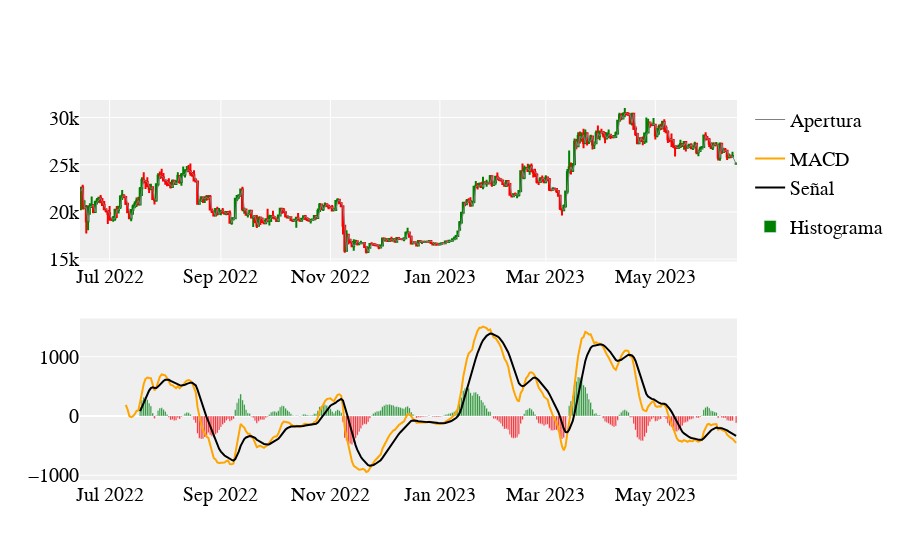

Notebook cell for this chart:
### Markdown cell above
Graficamos los datos obtenidos, en la primera se muestra el comportamiento del precio de la acción por día

En la segunda, se presenta el gráficao del MACD junto con la Señal, las cuales nos arrojan puntos de compra y de venta.

### Code cell
fig = make_subplots(rows=2, cols=1)

fig.append_trace(
    go.Scatter(
        x=df.index,
        y=df['open'],
        line=dict(color='gray', width=1),
        name='Apertura',
        legendgroup='1',
    ), row=1, col=1
)

fig.append_trace(
    go.Candlestick(
        x=df.index,
        open=df['open'],
        high=df['high'],
        low=df['low'],
        close=df['close'],
        increasing_line_color= 'green',
        decreasing_line_color='red',
        showlegend=False
    ), row=1, col=1
)

fig.append_trace(
    go.Scatter(
        x=df.index,
        y=df['macd_12_26_9'],
        line=dict(color='orange', width=2),
        name='MACD',
        legendgroup='2',
    ), row=2, col=1
)
fig.append_trace(
    go.Scatter(
        x=df.index,
        y=df['macds_12_26_9'],
        line=dict(color='#000000', width=2),
        legendgroup='2',
        name='Señal'
    ), row=2, col=1
)

colors = np.where(df['macdh_12_26_9'] < 0, 'red','green')

fig.append_trace(
    go.Bar(
        x=df.index,
        y=df['macdh_12_26_9'],
        name='Histograma',
        marker_color= colors,
    ), row=2, col=1
)

layout = go.Layout(
    plot_bgcolor='#efefef',
    font_family='Monospace',
    font_color='#000000',
    font_size=20,
    xaxis=dict(
        rangeslider=dict(
            visible=False
        )
    )
)

fig.update_layout(layout)
fig.show()

### Figure 1 — Plotly figure (JSON) as saved in the notebook; plotly's stock layout.template omitted (floating-point values rounded to 4 significant figures; data arrays with more than 128 entries replaced by an {"elided": "..."} marker saying what was removed)
{"data": [{"legendgroup": "1", "line": {"color": "gray", "width": 1}, "name": "Apertura", "type": "scatter", "x": {"elided": "365 str values"}, "xaxis": "x", "y": {"elided": "365 float values"}, "yaxis": "y"}, {"close": {"elided": "365 float values"}, "decreasing": {"line": {"color": "red"}}, "high": {"elided": "365 float values"}, "increasing": {"line": {"color": "green"}}, "low": {"elided": "365 float values"}, "open": {"elided": "365 float values"}, "showlegend": false, "type": "candlestick", "x": {"elided": "365 str values"}, "xaxis": "x", "yaxis": "y"}, {"legendgroup": "2", "line": {"color": "orange", "width": 2}, "name": "MACD", "type": "scatter", "x": {"elided": "365 str values"}, "xaxis": "x2", "y": {"elided": "365 float values"}, "yaxis": "y2"}, {"legendgroup": "2", "line": {"color": "#000000", "width": 2}, "name": "Señal", "type": "scatter", "x": {"elided": "365 str values"}, "xaxis": "x2", "y": {"elided": "365 float values"}, "yaxis": "y2"}, {"marker": {"color": {"elided": "365 str values"}}, "name": "Histograma", "type": "bar", "x": {"elided": "365 str values"}, "xaxis": "x2", "y": {"elided": "365 float values"}, "yaxis": "y2"}], "layout": {"font": {"color": "#000000", "family": "Monospace", "size": 20}, "plot_bgcolor": "#efefef", "xaxis": {"anchor": "y", "domain": [0, 1], "rangeslider": {"visible": false}}, "xaxis2": {"anchor": "y2", "domain": [0, 1]}, "yaxis": {"anchor": "x", "domain": [0.575, 1]}, "yaxis2": {"anchor": "x2", "domain": [0, 0.425]}}}
